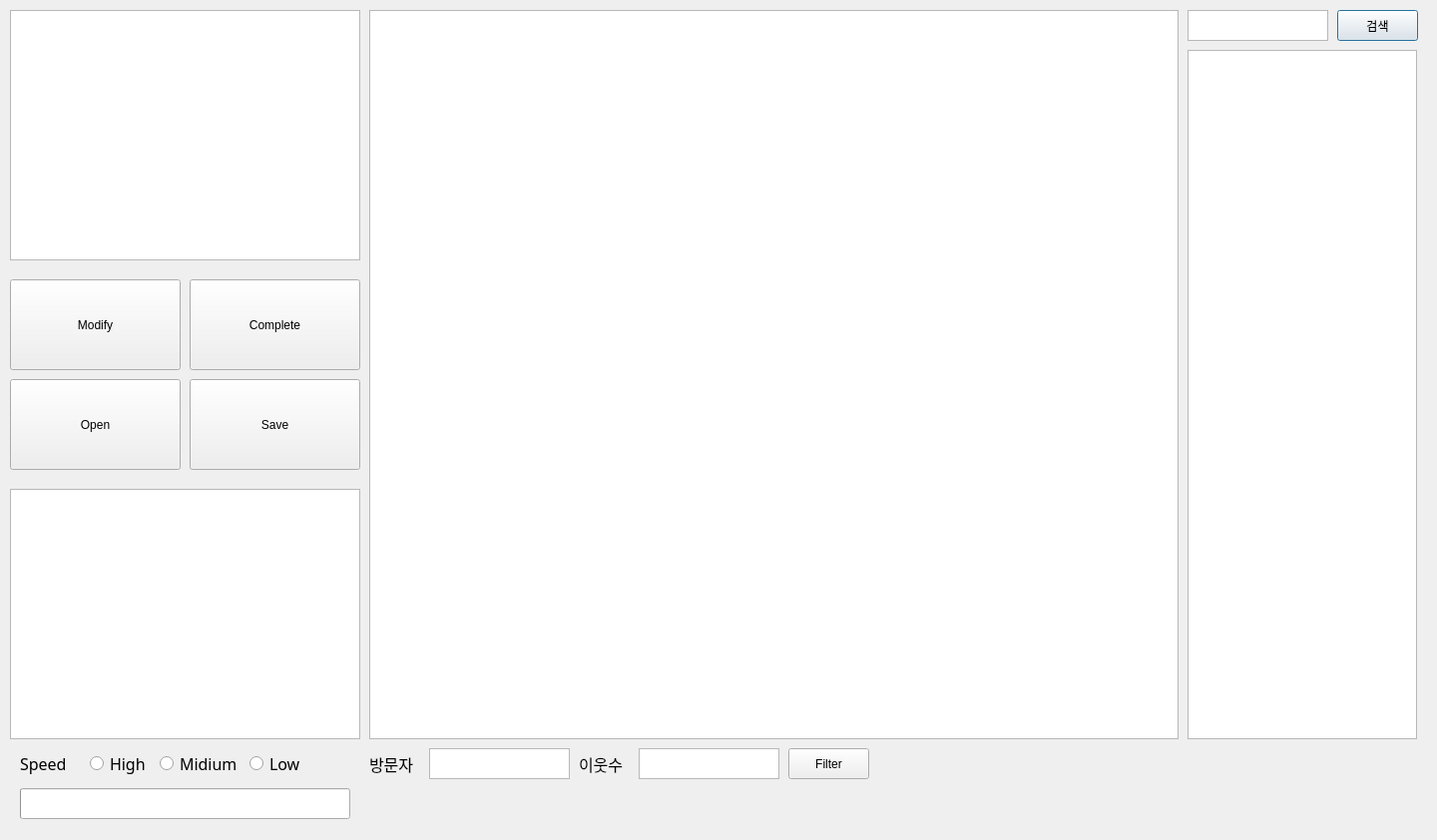
<?xml version="1.0" encoding="UTF-8"?>
<ui version="4.0">
 <class>Dialog</class>
 <widget class="QDialog" name="Dialog">
  <property name="geometry">
   <rect>
    <x>0</x>
    <y>0</y>
    <width>1440</width>
    <height>842</height>
   </rect>
  </property>
  <property name="windowTitle">
   <string>REVU Crawler v1.0 - Made by rhcehd</string>
  </property>
  <widget class="QTableWidget" name="table_widget">
   <property name="geometry">
    <rect>
     <x>370</x>
     <y>10</y>
     <width>811</width>
     <height>731</height>
    </rect>
   </property>
   <property name="sortingEnabled">
    <bool>true</bool>
   </property>
   <attribute name="horizontalHeaderHighlightSections">
    <bool>false</bool>
   </attribute>
   <attribute name="verticalHeaderVisible">
    <bool>true</bool>
   </attribute>
  </widget>
  <widget class="QTextEdit" name="keyword_text">
   <property name="geometry">
    <rect>
     <x>1190</x>
     <y>10</y>
     <width>141</width>
     <height>31</height>
    </rect>
   </property>
  </widget>
  <widget class="QPushButton" name="keyword_search_button">
   <property name="geometry">
    <rect>
     <x>1340</x>
     <y>10</y>
     <width>81</width>
     <height>31</height>
    </rect>
   </property>
   <property name="text">
    <string>검색</string>
   </property>
  </widget>
  <widget class="QTableWidget" name="keyword_tableWidget">
   <property name="geometry">
    <rect>
     <x>1190</x>
     <y>50</y>
     <width>230</width>
     <height>691</height>
    </rect>
   </property>
  </widget>
  <widget class="QLabel" name="total_blog_count">
   <property name="geometry">
    <rect>
     <x>370</x>
     <y>790</y>
     <width>981</width>
     <height>31</height>
    </rect>
   </property>
   <property name="font">
    <font>
     <family>맑은 고딕</family>
     <pointsize>12</pointsize>
    </font>
   </property>
   <property name="text">
    <string/>
   </property>
  </widget>
  <widget class="QListWidget" name="list_widget">
   <property name="geometry">
    <rect>
     <x>10</x>
     <y>10</y>
     <width>351</width>
     <height>251</height>
    </rect>
   </property>
  </widget>
  <widget class="QPushButton" name="save_button">
   <property name="geometry">
    <rect>
     <x>190</x>
     <y>380</y>
     <width>171</width>
     <height>91</height>
    </rect>
   </property>
   <property name="text">
    <string>Save</string>
   </property>
  </widget>
  <widget class="QPushButton" name="modify_button">
   <property name="geometry">
    <rect>
     <x>10</x>
     <y>280</y>
     <width>171</width>
     <height>91</height>
    </rect>
   </property>
   <property name="text">
    <string>Modify</string>
   </property>
  </widget>
  <widget class="QPushButton" name="open_database_button">
   <property name="geometry">
    <rect>
     <x>10</x>
     <y>380</y>
     <width>171</width>
     <height>91</height>
    </rect>
   </property>
   <property name="text">
    <string>Open</string>
   </property>
  </widget>
  <widget class="QPushButton" name="complete_button">
   <property name="geometry">
    <rect>
     <x>190</x>
     <y>280</y>
     <width>171</width>
     <height>91</height>
    </rect>
   </property>
   <property name="text">
    <string>Complete</string>
   </property>
  </widget>
  <widget class="QListWidget" name="database_listWidget">
   <property name="geometry">
    <rect>
     <x>10</x>
     <y>490</y>
     <width>351</width>
     <height>251</height>
    </rect>
   </property>
  </widget>
  <widget class="QTextEdit" name="filter_text_blog_people">
   <property name="geometry">
    <rect>
     <x>640</x>
     <y>750</y>
     <width>141</width>
     <height>31</height>
    </rect>
   </property>
  </widget>
  <widget class="QPushButton" name="filter_button">
   <property name="geometry">
    <rect>
     <x>790</x>
     <y>750</y>
     <width>81</width>
     <height>31</height>
    </rect>
   </property>
   <property name="text">
    <string>Filter</string>
   </property>
  </widget>
  <widget class="QLabel" name="total_blog_count_2">
   <property name="geometry">
    <rect>
     <x>580</x>
     <y>750</y>
     <width>51</width>
     <height>31</height>
    </rect>
   </property>
   <property name="font">
    <font>
     <family>맑은 고딕</family>
     <pointsize>12</pointsize>
    </font>
   </property>
   <property name="text">
    <string>이웃수</string>
   </property>
  </widget>
  <widget class="QLabel" name="total_blog_count_3">
   <property name="geometry">
    <rect>
     <x>370</x>
     <y>750</y>
     <width>51</width>
     <height>31</height>
    </rect>
   </property>
   <property name="font">
    <font>
     <family>맑은 고딕</family>
     <pointsize>12</pointsize>
    </font>
   </property>
   <property name="text">
    <string>방문자</string>
   </property>
  </widget>
  <widget class="QTextEdit" name="filter_text_visit_count">
   <property name="geometry">
    <rect>
     <x>430</x>
     <y>750</y>
     <width>141</width>
     <height>31</height>
    </rect>
   </property>
  </widget>
  <widget class="QRadioButton" name="radio_high">
   <property name="geometry">
    <rect>
     <x>90</x>
     <y>750</y>
     <width>91</width>
     <height>31</height>
    </rect>
   </property>
   <property name="font">
    <font>
     <family>맑은 고딕</family>
     <pointsize>12</pointsize>
     <weight>50</weight>
     <bold>false</bold>
    </font>
   </property>
   <property name="text">
    <string>High</string>
   </property>
  </widget>
  <widget class="QRadioButton" name="radio_midium">
   <property name="geometry">
    <rect>
     <x>160</x>
     <y>750</y>
     <width>81</width>
     <height>31</height>
    </rect>
   </property>
   <property name="font">
    <font>
     <family>맑은 고딕</family>
     <pointsize>12</pointsize>
     <weight>50</weight>
     <bold>false</bold>
    </font>
   </property>
   <property name="text">
    <string>Midium</string>
   </property>
  </widget>
  <widget class="QRadioButton" name="radio_low">
   <property name="geometry">
    <rect>
     <x>250</x>
     <y>750</y>
     <width>61</width>
     <height>31</height>
    </rect>
   </property>
   <property name="font">
    <font>
     <family>맑은 고딕</family>
     <pointsize>12</pointsize>
     <weight>50</weight>
     <bold>false</bold>
    </font>
   </property>
   <property name="text">
    <string>Low</string>
   </property>
  </widget>
  <widget class="QLabel" name="total_blog_count_4">
   <property name="geometry">
    <rect>
     <x>20</x>
     <y>750</y>
     <width>51</width>
     <height>31</height>
    </rect>
   </property>
   <property name="font">
    <font>
     <family>맑은 고딕</family>
     <pointsize>12</pointsize>
    </font>
   </property>
   <property name="text">
    <string>Speed</string>
   </property>
  </widget>
  <widget class="QProgressBar" name="progressbar">
   <property name="geometry">
    <rect>
     <x>20</x>
     <y>790</y>
     <width>331</width>
     <height>31</height>
    </rect>
   </property>
   <property name="styleSheet">
    <string notr="true"/>
   </property>
   <property name="minimum">
    <number>0</number>
   </property>
   <property name="maximum">
    <number>100</number>
   </property>
   <property name="value">
    <number>0</number>
   </property>
   <property name="alignment">
    <set>Qt::AlignCenter</set>
   </property>
   <property name="textVisible">
    <bool>false</bool>
   </property>
   <property name="orientation">
    <enum>Qt::Horizontal</enum>
   </property>
   <property name="invertedAppearance">
    <bool>false</bool>
   </property>
   <property name="textDirection">
    <enum>QProgressBar::TopToBottom</enum>
   </property>
   <property name="format">
    <string>%v / %m</string>
   </property>
  </widget>
 </widget>
 <resources/>
 <connections/>
</ui>
